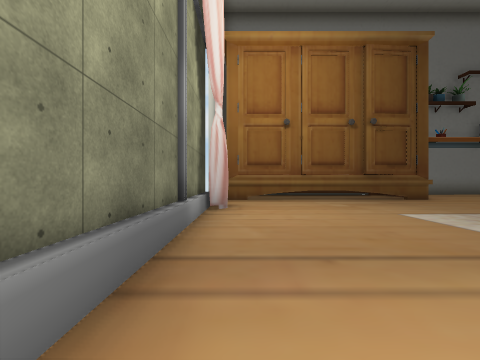
view 1 (above)

20 first-person views from a walk through a 3-D level made in the Unity game engine. The camera is 1.4 m above the floor, looks level and sees 90° across. The floor is counted in squares, 2 m on a side. Each view is taken from the middle of a square. On the plan, view 1 faces up. The plan holds only what a view shows up to about 9 squares ahead; the rest is blank. The place goes on beyond the plan. Some surface patterns are stand-ins.

view 2
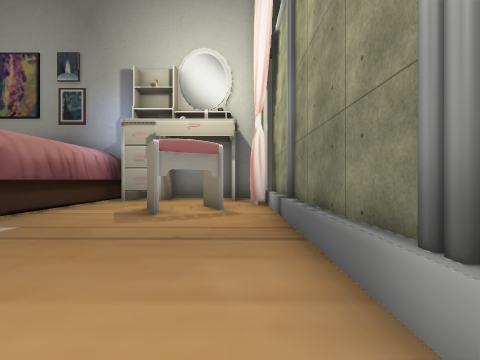

view 3
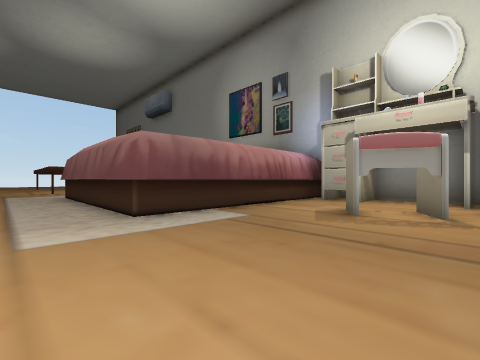

view 4
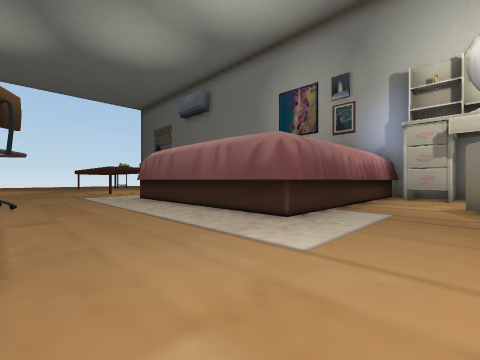

view 5
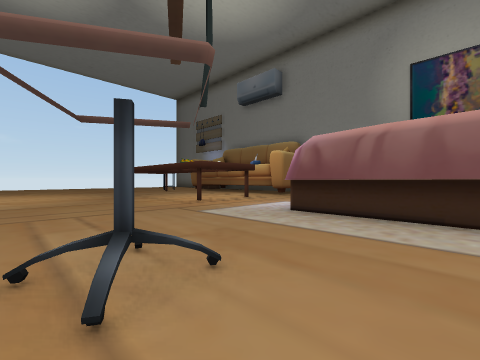

view 6
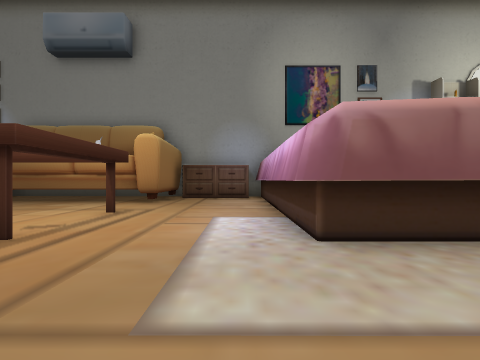

view 7
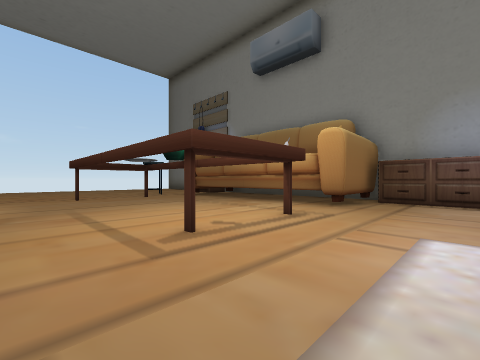

view 8
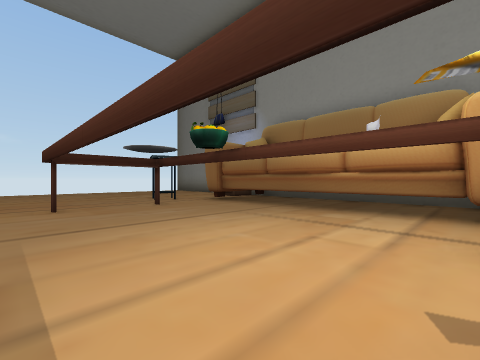

view 9
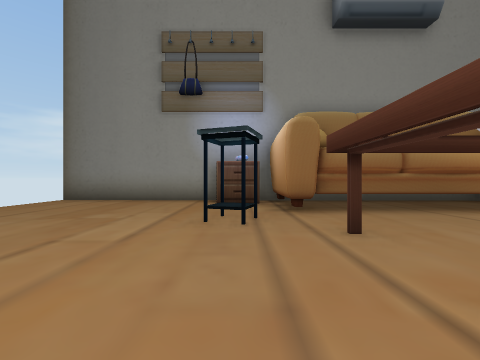

view 10
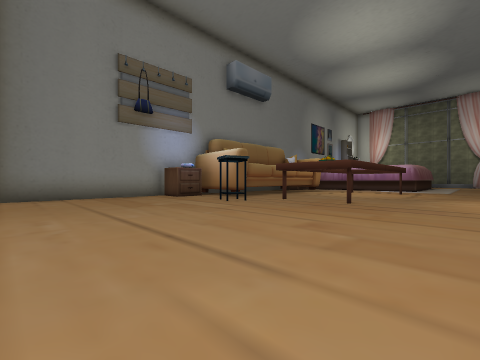

view 11
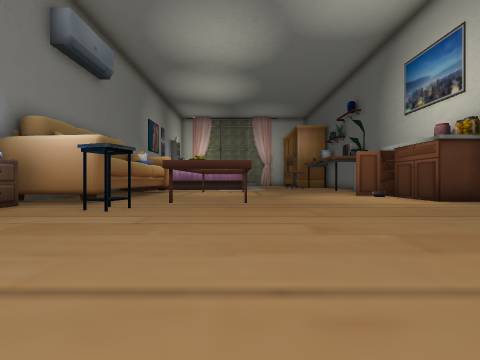

view 12
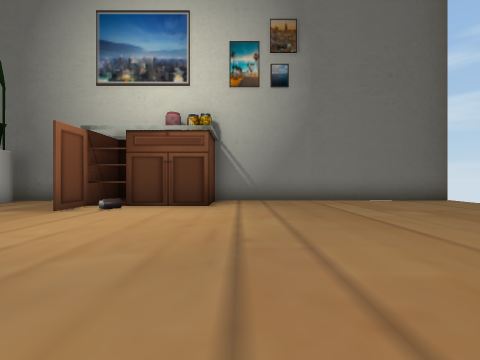

view 13
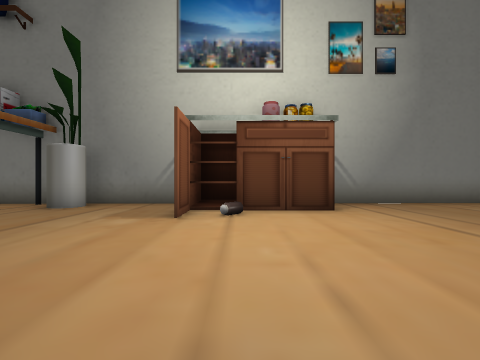

view 14
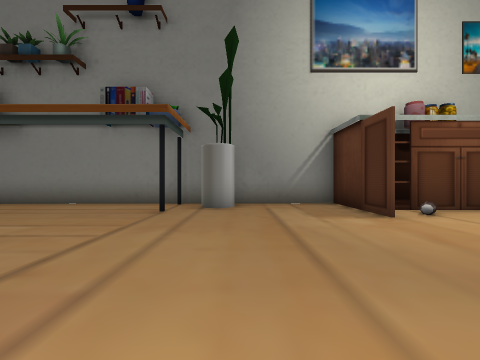

view 15
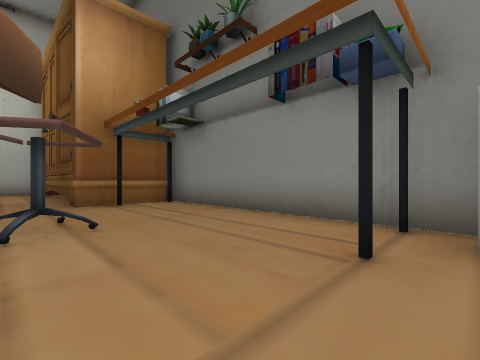

view 16
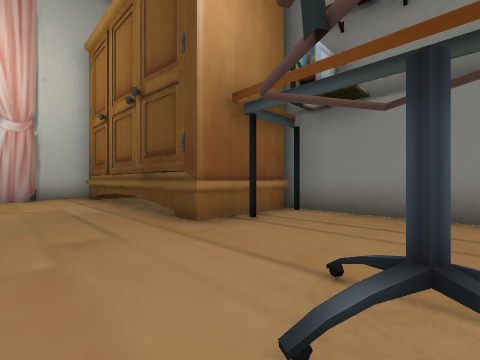

view 17
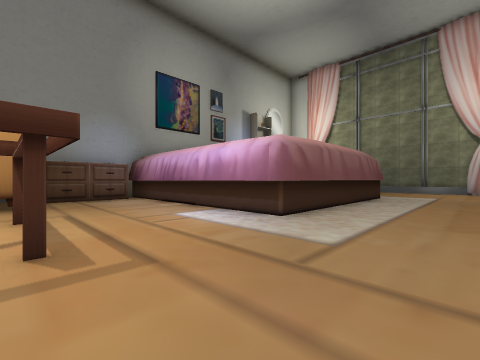

view 18
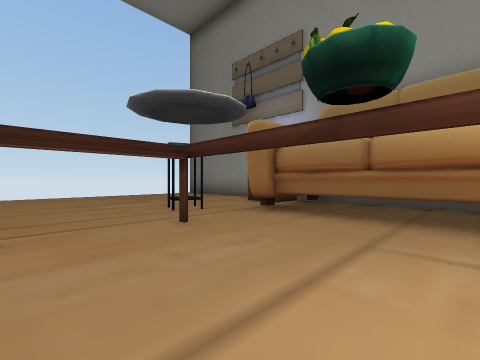

view 19
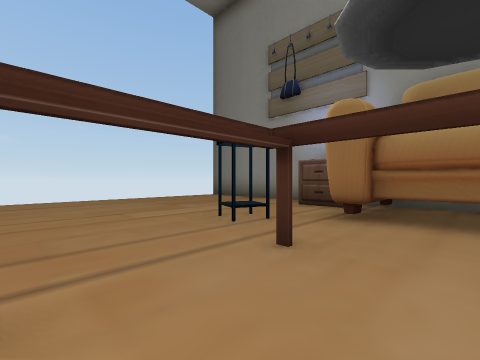

view 20
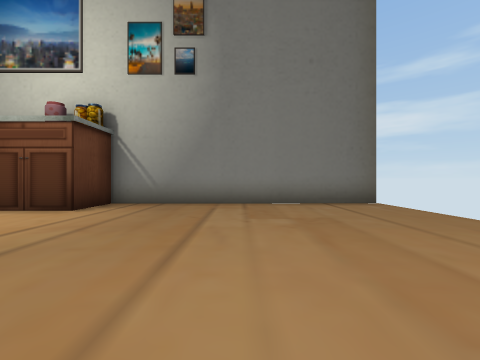

### Floor plan
Key: @ floor where view 1 was taken; # wall or solid block; . main floor; : floor 0.5 m higher than the main floor; = window, fence, low wall or low ledge; ^ raised ledge.
Columns run from 1 left of view 1 to 29 right of it. Each row starts with its distance up from view 1.
 11        ##.....#....####........
 10        #.......#...####........
  9 #########.....#....##..........
  8 #..........#...................
  7 #..........#..................
  6 #..............................
  5 #..............................
  4 #..............................
  3 #.....#######...#.....#........
  2 #.....#     #..................
  1 #.....#     #...#.....#........
  0 #@.#..#     #...........:#.....
 -1 #..#..#     #..................
 -2 #.....#     #...^^^^^^^=.......
 -3 ##..###     ####^     ^##......
 -4  #..##          ######## ......
 -5  ####                    ######

Where each view was taken, in squares from view 1:
view 1: 0 up, 0 right, facing up
view 2: 5 up, 0 right, facing down
view 3: 5 up, 0 right, facing down-right
view 4: 7 up, 2 right, facing down-right
view 5: 8 up, 8 right, facing down-right
view 6: 6 up, 12 right, facing down
view 7: 5 up, 12 right, facing down-right
view 8: 4 up, 15 right, facing down-right
view 9: 4 up, 23 right, facing down
view 10: 6 up, 29 right, facing down-left
view 11: 3 up, 29 right, facing left
view 12: 3 up, 22 right, facing up
view 13: 4 up, 19 right, facing up
view 14: 4 up, 15 right, facing up
view 15: 7 up, 14 right, facing up-left
view 16: 6 up, 10 right, facing up-left
view 17: 6 up, 15 right, facing down-left
view 18: 3 up, 18 right, facing down-right
view 19: 3 up, 20 right, facing down-right
view 20: 4 up, 25 right, facing up
